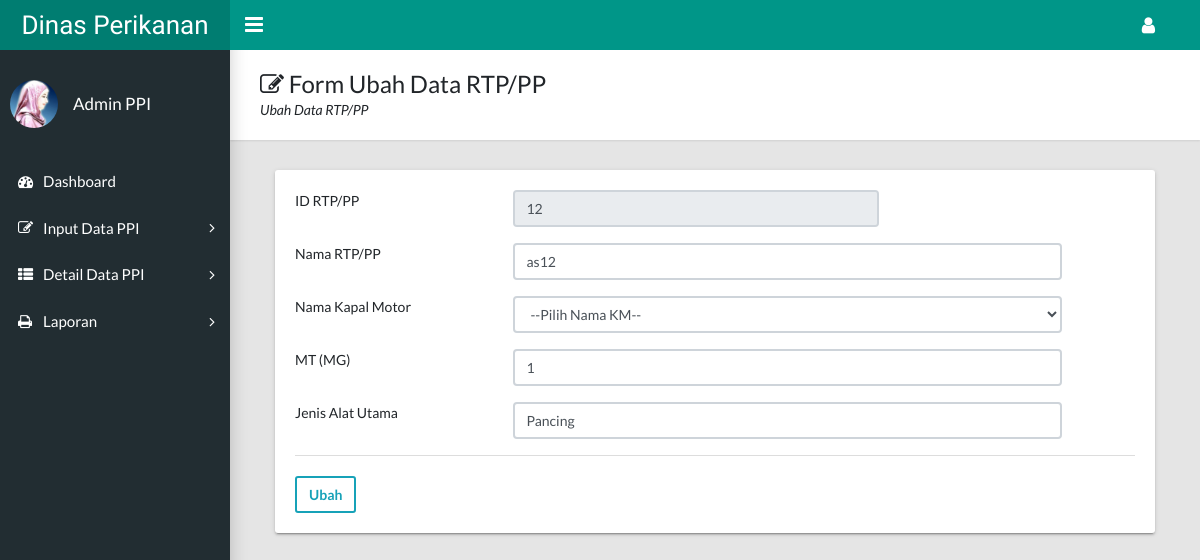
Page /docs/rtp_edit.php?id_rtp_pp=12 (signed in) on the committed database.
### tables this page shows
CREATE TABLE `rtp` (
  `id_rtp_pp` varchar(12) NOT NULL,
  `nama_rtp_pp` varchar(100) DEFAULT NULL,
  `id_km` varchar(12) NOT NULL,
  `mt` decimal(3,0) DEFAULT NULL,
  `jenis_alat_utama` varchar(100) DEFAULT NULL
);

### docs/rtp_edit.php (the view, shortened to what this page needs)
  <?php
 if (empty($_SESSION['user']) AND empty($_SESSION['pwd'])){
  echo "<link href='style.css' rel='stylesheet' type='text/css'>
  <center>Untuk mengakses modul, Anda harus login <br>";
  echo "<a href=login.php><b>LOGIN</b></a></center>";
}
else {
?>
<!DOCTYPE html>
<html lang="en">
  <head>
    <link rel="stylesheet" type="text/css" href="css/main.css">
    <link rel="stylesheet" type="text/css" href="https://maxcdn.bootstrapcdn.com/font-awesome/4.7.0/css/font-awesome.min.css">
  </head>
  <body class="app sidebar-mini rtl">
    <header class="app-header"><a class="app-header__logo" href="index.html">Dinas Perikanan</a>
      <a class="app-sidebar__toggle" href="#" data-toggle="sidebar" aria-label="Hide Sidebar"></a>
      <ul class="app-nav">
        <li class="dropdown"><a class="app-nav__item" href="#" data-toggle="dropdown" aria-label="Open Profile Menu"><i class="fa fa-user fa-lg"></i></a>
        </li>
      </ul>
    </header>
    <aside class="app-sidebar">
      <div class="app-sidebar__user"><img class="app-sidebar__user-avatar" src="foto/1.jpg" alt="User Image" width="48" left="48">
        <div>
          <p class="app-sidebar__user-name">Admin PPI</p>
        </div>
      </div>
      <ul class="app-menu">
        <li><a class="app-menu__item" href="index.php"><i class="app-menu__icon fa fa-dashboard"></i><span class="app-menu__label">Dashboard</span></a></li>
        <li class="treeview"><a class="app-menu__item" href="#" data-toggle="treeview"><i class="app-menu__icon fa fa-edit"></i><span class="app-menu__label">Input Data PPI</span><i class="treeview-indicator fa fa-angle-right"></i></a>
        </li>
        <li class="treeview"><a class="app-menu__item" href="#" data-toggle="treeview"><i class="app-menu__icon fa fa-th-list"></i><span class="app-menu__label">Detail Data PPI</span><i class="treeview-indicator fa fa-angle-right"></i></a>
        </li>
        <li class="treeview"><a class="app-menu__item" href="#" data-toggle="treeview"><i class="app-menu__icon fa fa-print"></i><span class="app-menu__label">Laporan</span><i class="treeview-indicator fa fa-angle-right"></i></a>
        </li>
      </ul>
    </aside>
    <main class="app-content">
      <div class="app-title">
        <div>
          <h1><i class="fa fa-edit"></i> Form Ubah Data RTP/PP</h1>
          <p>Ubah Data RTP/PP</p>
        </div>
      </div>
        <div class="col-md-12">
          <div class="tile">
            <div class="tile-body">
                <?php
                    include "koneksi.php";
                    $id_rtp_pp = $_GET['id_rtp_pp'];
                    $query_mysql = mysqli_query($koneksi, "SELECT * FROM rtp WHERE id_rtp_pp='$id_rtp_pp'")or die(mysql_error());
                    while($tampil = mysqli_fetch_array($query_mysql)){
                ?>
              <form action="" method="post" class="form-horizontal">
                <div class="form-group row">
                  <label class="control-label col-md-3">ID RTP/PP</label>
                  <div class="col-md-8">
                    <input class="form-control col-md-8" type="text" name="id_rtp_pp" placeholder="ID. RTP/PP" value="<?php echo $tampil['id_rtp_pp'] ?>" readonly="true">
                  </div>
                </div>
                <div class="form-group row">
                  <label class="control-label col-md-3">Nama RTP/PP</label>
                  <div class="col-md-8">
                    <input class="form-control" name="nama_rtp_pp" type="text" placeholder="Nama RTP/PP" value="<?php echo $tampil['nama_rtp_pp'] ?>">
                  </div>
                </div>
                <div class="form-group row">
                  <label class="control-label col-md-3">Nama Kapal Motor</label>
                  <div class="col-md-8">
                   <select name="id_km" required="true" class="form-control">
                          <option>--Pilih Nama KM--</option>
                        </select>
                  </div>
                </div>
                <div class="form-group row">
                  <label class="control-label col-md-3">MT (MG)</label>
                  <div class="col-md-8">
                    <input class="form-control" type="text" placeholder="MT (MG)" name="mt" value="<?php echo $tampil['mt'] ?>">
                  </div>
                </div>
                <div class="form-group row">
                  <label class="control-label col-md-3">Jenis Alat Utama</label>
                  <div class="col-md-8">
                    <input class="form-control" name="jenis_alat_utama" value="<?php echo $tampil['jenis_alat_utama'] ?>" type="text" placeholder="Jenis Alat Utama">
                  </div>
                </div>
            <?php } ?>
            <div class="tile-footer">
              <div class="row">
                <div class="col-md-8 col-md-offset-3">
                  <button name="ubah_data" onclick="return confirm('Yakin Simpan Data')" class="btn btn-outline-info">Ubah</button>
                </div>
              </div>
            </div>
          </div>
        </div>
      </div>
    </main>
  </body>
</html>
<?php } ?>

### rows in the picture
rtp: id_rtp_pp "12", nama_rtp_pp "as12", mt "1", jenis_alat_utama "Pancing"
